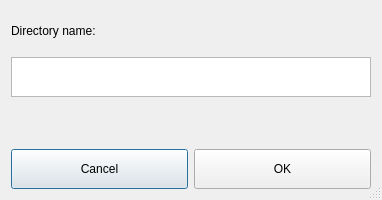
<?xml version="1.0" encoding="UTF-8"?>
<ui version="4.0">
 <class>AddDirDialog</class>
 <widget class="QDialog" name="AddDirDialog">
  <property name="windowModality">
   <enum>Qt::ApplicationModal</enum>
  </property>
  <property name="geometry">
   <rect>
    <x>0</x>
    <y>0</y>
    <width>382</width>
    <height>200</height>
   </rect>
  </property>
  <property name="sizePolicy">
   <sizepolicy hsizetype="Fixed" vsizetype="MinimumExpanding">
    <horstretch>0</horstretch>
    <verstretch>0</verstretch>
   </sizepolicy>
  </property>
  <property name="maximumSize">
   <size>
    <width>1500</width>
    <height>200</height>
   </size>
  </property>
  <property name="windowTitle">
   <string>New Directory</string>
  </property>
  <property name="sizeGripEnabled">
   <bool>true</bool>
  </property>
  <property name="modal">
   <bool>true</bool>
  </property>
  <layout class="QVBoxLayout" name="verticalLayout">
   <item>
    <widget class="QLabel" name="label">
     <property name="sizePolicy">
      <sizepolicy hsizetype="Preferred" vsizetype="Minimum">
       <horstretch>0</horstretch>
       <verstretch>0</verstretch>
      </sizepolicy>
     </property>
     <property name="maximumSize">
      <size>
       <width>16777215</width>
       <height>40</height>
      </size>
     </property>
     <property name="text">
      <string>Directory name:</string>
     </property>
    </widget>
   </item>
   <item>
    <widget class="QTextEdit" name="textEdit">
     <property name="sizePolicy">
      <sizepolicy hsizetype="Expanding" vsizetype="Minimum">
       <horstretch>0</horstretch>
       <verstretch>0</verstretch>
      </sizepolicy>
     </property>
     <property name="maximumSize">
      <size>
       <width>16777215</width>
       <height>40</height>
      </size>
     </property>
    </widget>
   </item>
   <item>
    <widget class="QLabel" name="errorLabel">
     <property name="sizePolicy">
      <sizepolicy hsizetype="Preferred" vsizetype="Minimum">
       <horstretch>0</horstretch>
       <verstretch>0</verstretch>
      </sizepolicy>
     </property>
     <property name="maximumSize">
      <size>
       <width>16777215</width>
       <height>40</height>
      </size>
     </property>
     <property name="text">
      <string/>
     </property>
    </widget>
   </item>
   <item>
    <layout class="QHBoxLayout" name="horizontalLayout">
     <item>
      <widget class="QPushButton" name="cancelButton">
       <property name="sizePolicy">
        <sizepolicy hsizetype="Expanding" vsizetype="Minimum">
         <horstretch>0</horstretch>
         <verstretch>0</verstretch>
        </sizepolicy>
       </property>
       <property name="maximumSize">
        <size>
         <width>16777215</width>
         <height>40</height>
        </size>
       </property>
       <property name="text">
        <string>Cancel</string>
       </property>
      </widget>
     </item>
     <item>
      <widget class="QPushButton" name="okButton">
       <property name="sizePolicy">
        <sizepolicy hsizetype="Expanding" vsizetype="Fixed">
         <horstretch>0</horstretch>
         <verstretch>0</verstretch>
        </sizepolicy>
       </property>
       <property name="maximumSize">
        <size>
         <width>16777215</width>
         <height>40</height>
        </size>
       </property>
       <property name="text">
        <string>OK</string>
       </property>
      </widget>
     </item>
    </layout>
   </item>
  </layout>
 </widget>
 <resources/>
 <connections/>
</ui>
